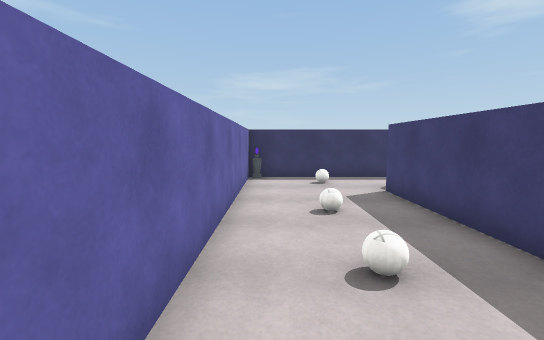
[1] (above)

19 first-person views from a walk through a scene from a Unity 3-D project. The camera is 1.5 m above the floor, tilts 6° down and sees 90° across. The floor is counted in squares, 1 m on a side. Each view is taken from the middle of a square. On the plan, view 1 faces up. The plan holds only what a view shows up to about 14 squares ahead; the rest is blank. The place goes on beyond the plan. Some surface patterns are stand-ins.

[2]
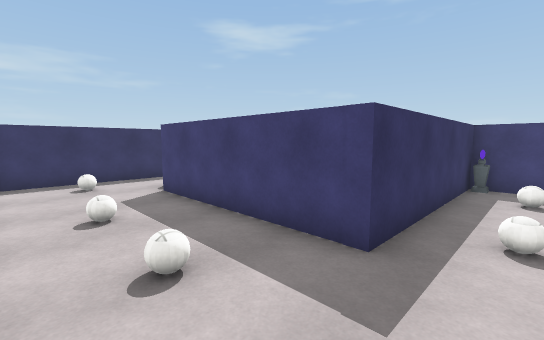

[3]
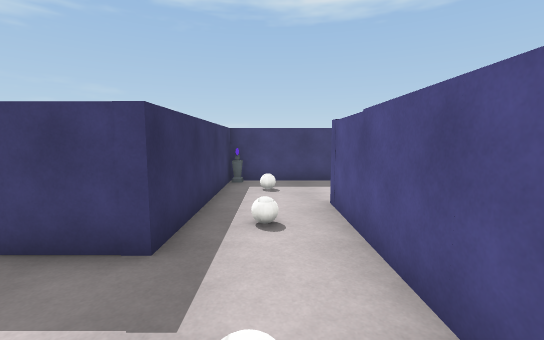

[4]
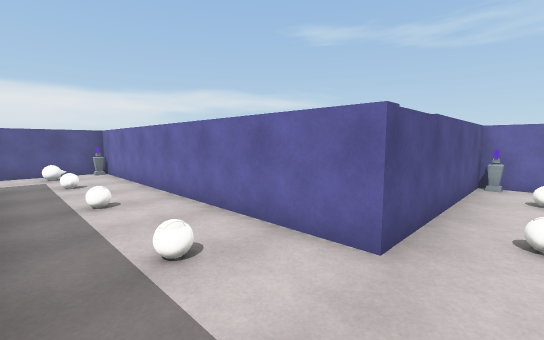

[5]
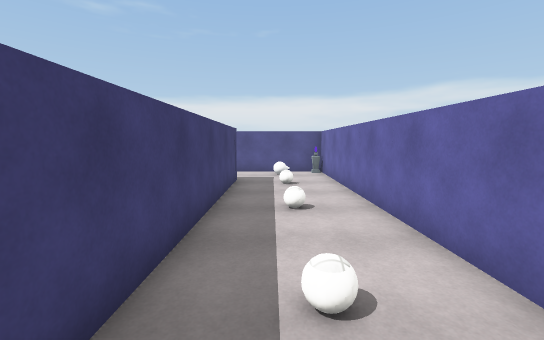

[6]
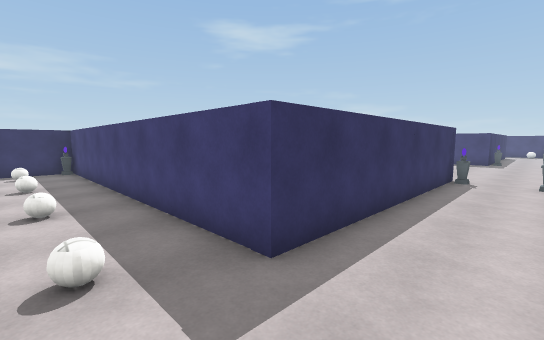

[7]
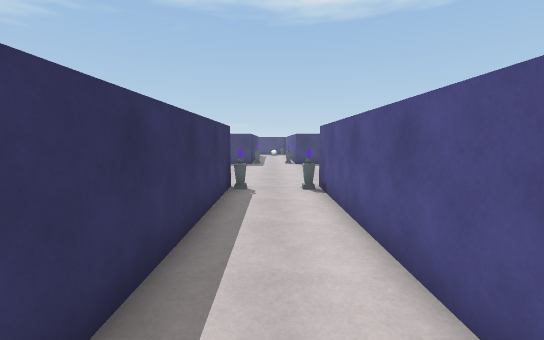

[8]
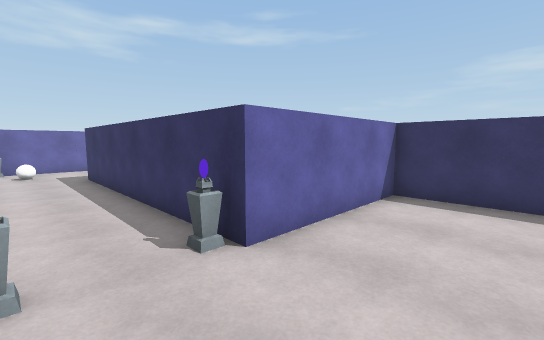

[9]
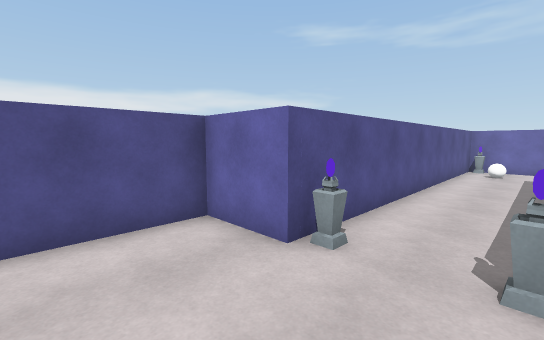

[10]
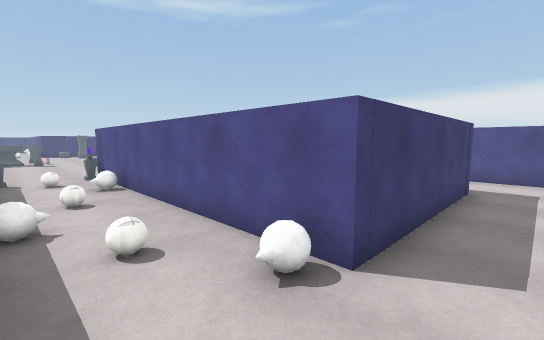

[11]
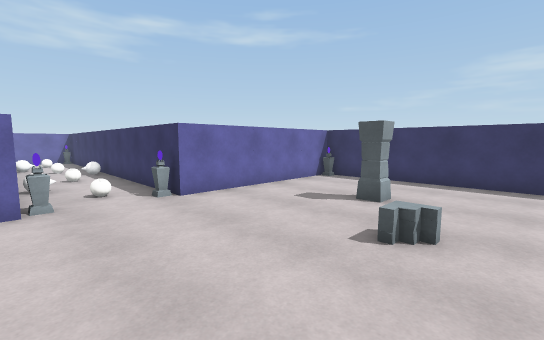

[12]
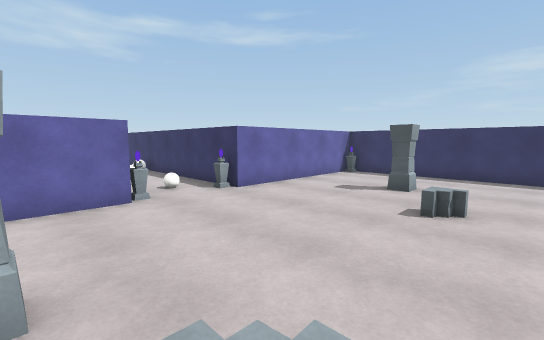

[13]
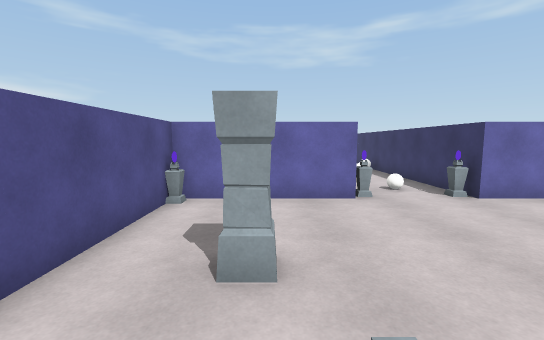

[14]
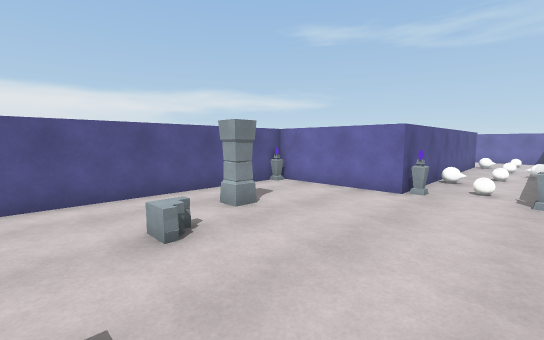

[15]
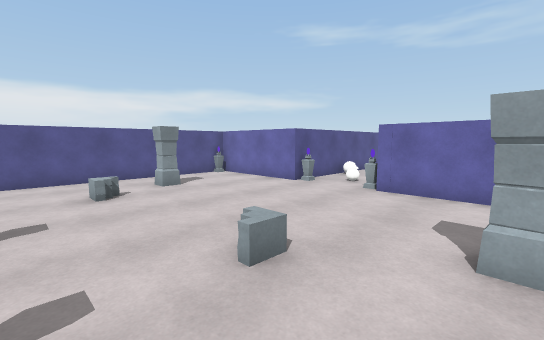

[16]
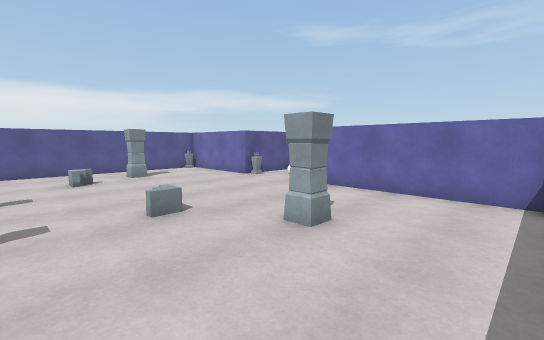

[17]
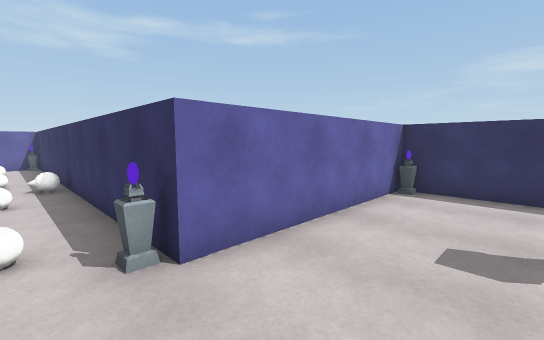

[18]
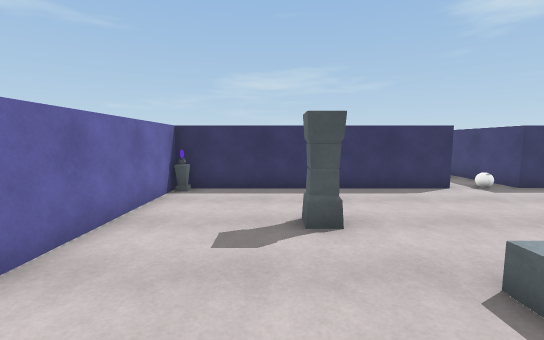

[19]
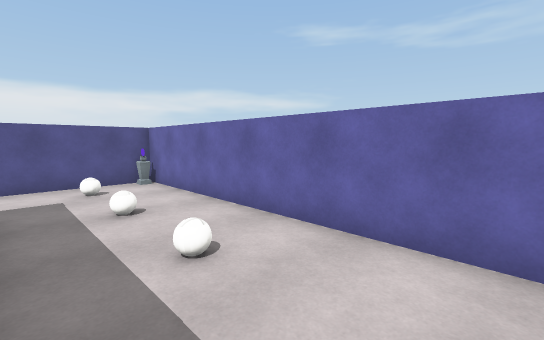

### Floor plan
Points are (right, up) in squares from view 1. A wall is a line through its corners. A room is listed if a view was taken in it or the views show most of it. See-through windows are left out.
Room 1 (views 1, 2, 3, 4, 5, 6, 7, 8, 9, 10, 11, 12, 13, 14, 15, 16, 17, 18, 19)
walls: (23.1, -6.3) (20.1, -6.3) (20.1, -11.6); (14.9, 17.6) (14.9, 11.5) (-1, 11.5); (19.6, -11.6) (10.4, -11.6) (10.4, 1.6) (3.5, 1.6) (3.5, 8.2) (14.9, 8.2) (14.9, 3.4) (23.1, 3.4); (23.5, 18.6) (14.9, 18.6); (-1, 10.5) (-1, -1.4) (6.5, -1.4) (6.5, -14.6) (20.1, -14.6) (20.1, -16.8) (23.1, -16.8)
objects: other object (-1, -1); other object (-1, 11); ball (1, 0); ball (1, 3); ball (1, 6); ball (2, 10); ball (5, 0); ball (6, 10); other object (7, -14); ball (8, -11); ball (8, -7); ball (8, -3); ball (8, 0); other object (9, -13); other object (10, 1); ball (10, 10); other object (14, 9); ball (14, 10); other object (14, 11) to (15, 11); other object (15, 4); pillar (19, 6); pillar (19, 15); other object (20, -14); other object (20, -12)

Where each view was taken, in squares from view 1:
view 1: 0 up, 0 right, facing up
view 2: 0 up, 0 right, facing up-right
view 3: 0 up, 0 right, facing right
view 4: 0 up, 10 right, facing down-left
view 5: 1 down, 9 right, facing down
view 6: 14 down, 8 right, facing up-right
view 7: 13 down, 11 right, facing right
view 8: 14 down, 23 right, facing up-left
view 9: 12 down, 23 right, facing down-left
view 10: 11 up, 2 right, facing down-right
view 11: 8 up, 22 right, facing up-left
view 12: 6 up, 22 right, facing up-left
view 13: 6 up, 22 right, facing left
view 14: 11 up, 23 right, facing down-left
view 15: 15 up, 23 right, facing down-left
view 16: 18 up, 23 right, facing down-left
view 17: 10 up, 18 right, facing up-left
view 18: 10 up, 18 right, facing up
view 19: 9 up, 3 right, facing down-left
